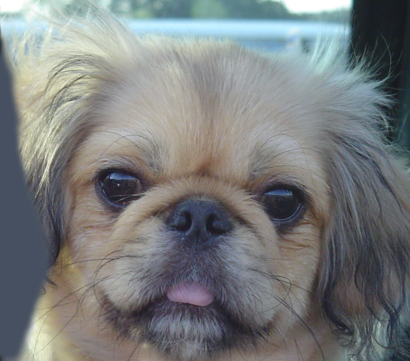
#> input picture dataset/Data for Hybrid Images/dog.bmp, 410 x 361 px
$ jupyter execute Question4.ipynb   (older library calls are emulated)
#> lines starting #> are read from the running program, lines starting #| are printed output that depends on the picture
[cell 1]
import numpy as np
import matplotlib.pyplot as plt
from PIL import Image
from skimage import transform,io
import math
import scipy.stats as stats
from skimage import io

# Path to get the images

[cell 2]
img1_path = "./dataset/Data for Hybrid Images/dog.bmp"
img2_path = "./dataset/Data for Hybrid Images/cat.bmp"

# Load the images

[cell 3]
img1 = Image.open(img1_path)
#> img1 is the input picture: PIL image 410x361 RGB; mean R, G, B 121.2, 124.5, 125
img2 = Image.open(img2_path)
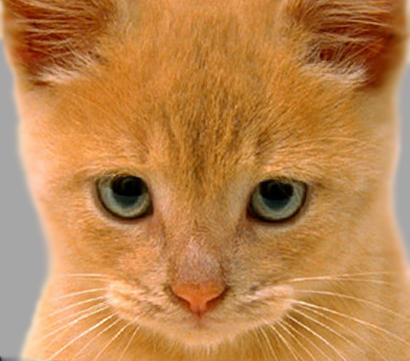
#> input picture dataset/Data for Hybrid Images/cat.bmp, 410 x 361 px
#> img2 is the input picture: PIL image 410x361 RGB; mean R, G, B 188.3, 132.5, 77.1
img1 = np.asarray(img1)
img2 = np.asarray(img2)

[cell 4]
plt.imshow(img1)
plt.title("Dog Image")
plt.show()

[cell 5]
plt.imshow(img2)
plt.title("Cat Image")
plt.show()

# Convolve Function

[cell 6]
def Convolve(img,kernel):
    img = np.asarray(img)
    h,w = img.shape[0],img.shape[1]
#> h = 361; w = 410
    kernel = np.flip(kernel)
    #################################################################################
    stride = 1
    new_i = 0
    fil_h = kernel.shape[0]
    fil_w = kernel.shape[1]
    new_img = np.zeros((h-fil_h+1,w-fil_w+1))
    #################################################################################

    for i in range(h - fil_h+1):
        for j in range(w - fil_w+1):
            im_region = img[i:(i + fil_h), j:(j + fil_w)]
            r = np.multiply(im_region,kernel).sum()
            new_img[i][j] = int(r/fil_h*fil_w)
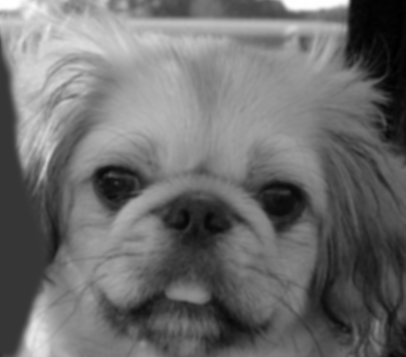
#> new_img: shape (357, 406) float64; min 256, max 3178, mean 1514.4; drawn with min black and max white
    return new_img

# Convolve over 3d Image

[cell 7]
def Convolve3d(img,kernel):
    stacked_image = []
    stacked_image = np.asarray(stacked_image)
    stacked_image = Convolve(img[:,:,0],kernel)
    if len(img.shape) == 3:
        for i in range(1,3):
            #print(img1[:,:,i].shape)
            stacked_image = np.dstack((stacked_image,Convolve(img[:,:,i],kernel)))
            #stacked_image.append(Convolve(img1[:,:,i],kernel)Convolve(img1[:,:,i],kernel))
    return stacked_image

# Normalize array between 0-1

[cell 8]
def Normalizedbetweem01(kernel):
    return np.interp(kernel, (kernel.min(), kernel.max()), (0, 1))

# 2d gaussian function to generate the filter

[cell 9]
def gauss2D(shape=(15,15),sigma=1):
    m,n = [(ss-1.)/2. for ss in shape]
    y,x = np.ogrid[-m:m+1,-n:n+1]
    h = np.exp( -(x*x + y*y) / (2.*sigma*sigma) )
    h[ h < np.finfo(h.dtype).eps*h.max() ] = 0
    sumh = h.sum()
    if sumh != 0:
        h /= sumh
    return h

# Number of times we have to iterate

[cell 10]
no_of_iter = 5

# Generating Gaussian with 0 mean and variable variance

[cell 11]
mu, sigma = 0, 15 # mean and standard deviation

#kernel = np.random.(mu, sigma, (5,5))
kernel = gauss2D(shape=(5,5),sigma=sigma)
kernel = Normalizedbetweem01(kernel)#np.interp(kernel, (kernel.min(), kernel.max()), (0, 1))

[cell 12]
def pad_withRandom(vector, pad_width, iaxis, kwargs):
    vector[:pad_width[0]] = 0
    vector[-pad_width[1]:] = 0

[cell 13]
def paddingCalculate(O,F,S,W): #O : OutputSize , F : Filter , S : Stride , W : InputSize
    return ((O-1)*S + F - W)/2

# Low pass filter

[cell 14]
def lowPassFilter(img,kernel):
    stacked_image_dog = Convolve3d(img,kernel)
    for i in range(no_of_iter):
        #print(i)
        stacked_image_dog = Convolve3d(stacked_image_dog,kernel)
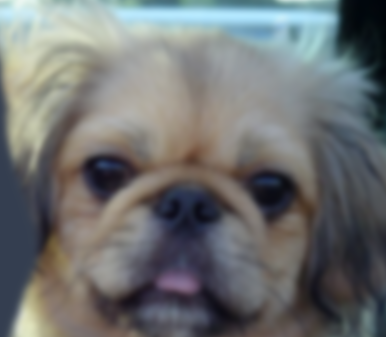
#> stacked_image_dog: shape (337, 386, 3) float64; mean R, G, B 462705637.7, 471306392.6, 472084666.7; drawn with min black and max white
    stacked_image_dog = Normalizedbetweem01(stacked_image_dog)#np.interp(stacked_image_dog, (stacked_image_dog.min(), stacked_image_dog.max()), (0, 1))
    #stacked_image *= (255.0/stacked_image.max())
    plt.imshow(stacked_image_dog)
    plt.title("Low pass resulting Dog Image")
    plt.show()
    return stacked_image_dog

[cell 15]
stacked_image_dog = lowPassFilter(img1,kernel)

[cell 16]
def overlap(b1,b2,pos_v,pos_h):
    print(b1.shape)
    print(b2.shape)
#     b1 = np.zeros((4,5))
#     b2 = np.ones((4,4))
    pos_v, pos_h = pos_v, pos_h  # offset
    v_range1 = slice(max(0, pos_v), max(min(pos_v + b2.shape[0], b1.shape[0]), 0))
    h_range1 = slice(max(0, pos_h), max(min(pos_h + b2.shape[1], b1.shape[1]), 0))

    v_range2 = slice(max(0, -pos_v), min(-pos_v + b1.shape[0], b2.shape[0]))
    h_range2 = slice(max(0, -pos_h), min(-pos_h + b1.shape[1], b2.shape[1]))

    b1[v_range1, h_range1] += b2[v_range2, h_range2]
    return b1

# High pass filter

[cell 17]
def highPassFilter(img,kernel,img2_path,shapeToResize):
    stacked_image_cat = Convolve3d(img2,kernel)
#> after the loop in Convolve (call 19), `for i in range(h - fil_h+1):`:
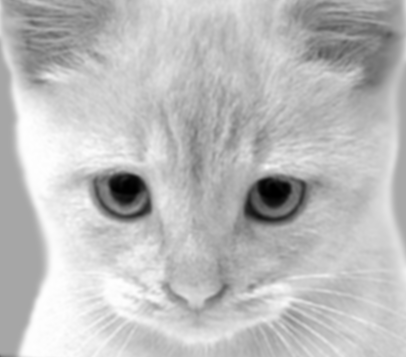
#> new_img: shape (357, 406) float64; min 5, max 3164, mean 2346.3; drawn with min black and max white
#> the loop in Convolve3d (call 7), `for i in range(1,3):` made 2 passes
#> pass 1, in Convolve (call 20), `img = np.asarray(img)`:
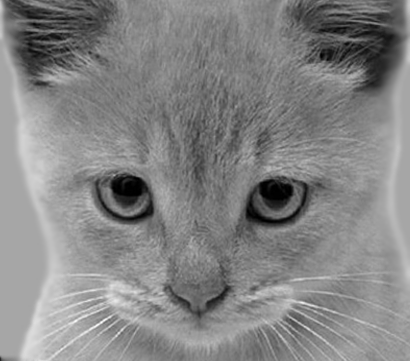
#> img: shape (361, 410); min 0, max 255, mean 132.5
    for i in range(no_of_iter):
        #print(i)
        stacked_image_cat = Convolve3d(stacked_image_cat,kernel)
#> this loop made 5 passes
#> pass 1, in Convolve (call 23), `img = np.asarray(img)`:
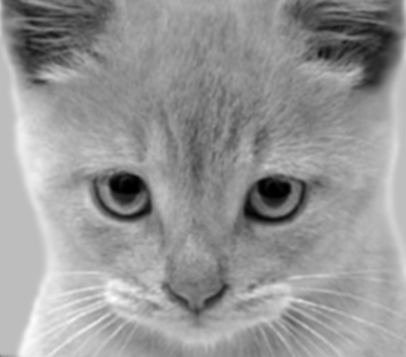
#> img: shape (357, 406) float64; min 1, max 2781, mean 1646.9; drawn with min black and max white
#> pass 1, in Convolve (call 24), `img = np.asarray(img)`:
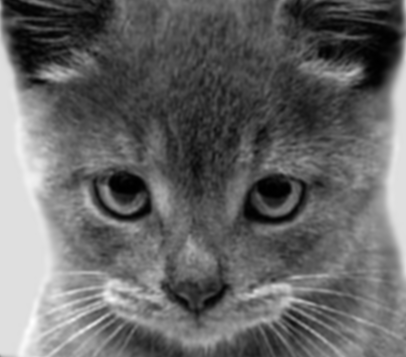
#> img: shape (357, 406) float64; min 1, max 2360, mean 951.7; drawn with min black and max white
#> after the loop:
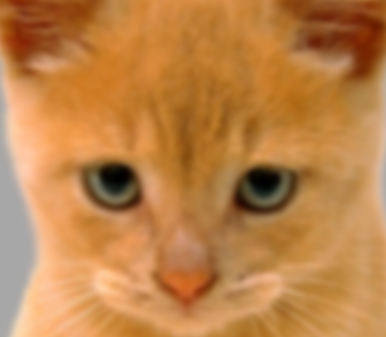
#> stacked_image_cat: shape (337, 386, 3) float64; mean R, G, B 706458652.5, 490204141.2, 275027796.7; drawn with min black and max white
    stacked_image_cat = Normalizedbetweem01(stacked_image_cat)#np.interp(stacked_image_cat, (stacked_image_cat.min(), stacked_image_cat.max()), (0, 1))

    #plt.imshow(stacked_image_cat)

    #Shape of stacked image
    shape = stacked_image_cat.shape
#> shape = (337, 386, 3)
    # read the image
    cat = io.imread(img2_path)
    # resize to final convolve shape
    shape1 = np.asarray(cat).shape
#> shape1 = (361, 410, 3)
    cat = transform.resize(cat, shapeToResize, mode='symmetric', preserve_range=True)
    cat = Normalizedbetweem01(cat)#np.interp(small_grey, (small_grey.min(), small_grey.max()), (0, 1))
# [13 lines of commented-out code are left out]

    cat_sharpen_image = cat - stacked_image_cat
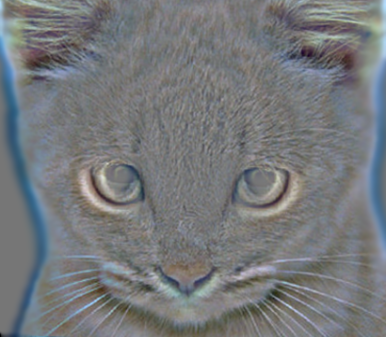
#> cat_sharpen_image: shape (337, 386, 3) float64; mean R, G, B -0.00602, 0.00465, 0.0154; drawn with min black and max white
    #cat_sharpen_image = cat - test1
    cat_sharpen_image = Normalizedbetweem01(cat_sharpen_image)
    return cat_sharpen_image

# Output of High pass filter

[cell 18]
cat_sharpen_image = highPassFilter(img2,kernel,img2_path,stacked_image_dog.shape)
plt.imshow(cat_sharpen_image)
plt.title("High Pass Resulting Image of cat")
plt.show()

# Final Hybrid Image

[cell 19]
final_image = cat_sharpen_image + stacked_image_dog
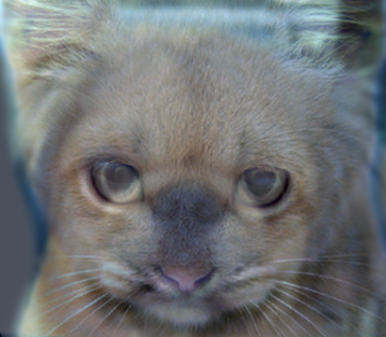
#> final_image: shape (337, 386, 3) float64; mean R, G, B 0.9, 0.92, 0.931; drawn with min black and max white
final_image = np.interp(final_image, (final_image.min(), final_image.max()), (0, 1))
plt.imshow(final_image)
plt.title("Hybrid Image")
plt.show()

[cell 20]
def generateImageOfDifferentScale(img):
    for i in range(1,10,1):
        width_in_inches = i
        height_in_inches = i
        dots_per_inch = 70
        name = "output_"+str(i)+".png"
        plt.figure(
            figsize=(width_in_inches, height_in_inches),
            dpi=dots_per_inch)
        x = [1, 6]
        y = [2, 4]
        plt.imshow(final_image)
        title = "output_"+str(i)
        plt.title(title)
        plt.show()
        #plt.tight_layout()
        plt.savefig(name)
